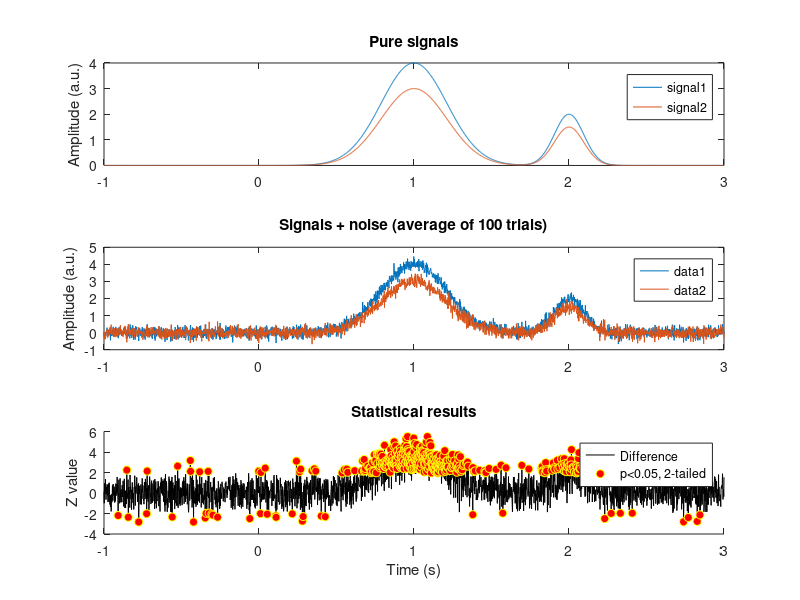

Write MATLAB code to recreate this figure.
%%
%     COURSE: Solved challenges in neural time series analysis
%    SECTION: Inferrential statistics
%      VIDEO: Permutation testing in simulated time series
% Instructor: sincxpress.com
%
%%

clear

% generic simulation parameters
npnts = 2501;
time  = linspace(-1,3,npnts)'; % force column vector
srate = 1./mean(diff(time));   % Hz (seems weird like this but helpful to filter out small irregularities in the emprirical sampling rate)
ntrials = 100;  % per condition!
nPerms  = 1000; % number of iterations in permutation testing
pval    = .05;  % p-value threshold

% signal-specific parameters
amplit1 = 4;
amplit2 = 3;
noise1  = 2;
noise2  = 2;

% create two "pure" signals
pure1 = amplit1   * exp( -4*log(2)*(time-1).^2 / .25 ) + ...
        amplit1/2 * exp( -4*log(2)*(time-2).^2 / .05 );

pure2 = amplit2   * exp( -4*log(2)*(time-1).^2 / .25 ) + ...
        amplit2/2 * exp( -4*log(2)*(time-2).^2 / .05 );


% create dataset: pure signal plus random noise (take outer product to avoid a loop)
data1 = pure1*ones(1,ntrials) + randn(npnts,ntrials)*noise1;
data2 = pure2*ones(1,ntrials) + randn(npnts,ntrials)*noise2;


% plot
figure(1), clf
subplot(311)
plot(time,pure1, time,pure2)
ylabel('Amplitude (a.u.)')
legend({'signal1';'signal2'})
title('Pure signals')

subplot(312)
plot(time,mean(data1,2), time,mean(data2,2))
ylabel('Amplitude (a.u.)')
legend({'data1';'data2'})
title([ 'Signals + noise (average of ' num2str(ntrials) ' trials)' ])

%% permutation testing

% put data together into one matrix with 2N trials
data3d = cat(2,data1,data2);

% generate true condition labels
condlabels = (1:ntrials*2)>ntrials;

% initialize
permutedDiffs = zeros(npnts,nPerms);

for permi = 1:nPerms
    
    % shuffle condition label vector
    fakeconds = condlabels( randperm(2*ntrials) );
    
    % compute and store difference time series
    mean1 = mean( data3d(:,fakeconds==0),2 );
    mean2 = mean( data3d(:,fakeconds==1),2 );
    permutedDiffs(:,permi) = mean1-mean2;
end


% compute z-score difference
obsdiff = mean(data3d(:,condlabels==0),2) - mean(data3d(:,condlabels==1),2);
zdiff   = (obsdiff-mean(permutedDiffs,2)) ./ std(permutedDiffs,[],2);

% statistically threshold the final result
sigThresh = norminv(1-pval/2); % note: two-tailed!
zthresh = zdiff;
zthresh( abs(zthresh)<sigThresh ) = 0;

%% plot 

subplot(313), hold on
plot(time,zdiff,'k')
plot(time(logical(zthresh)), zthresh(find(zthresh)),'yo','markerfacecolor','r')
xlabel('Time (s)'), ylabel('Z value')
title('Statistical results')
legend({'Difference';[ 'p<' num2str(pval) ', 2-tailed' ]})

%% 
